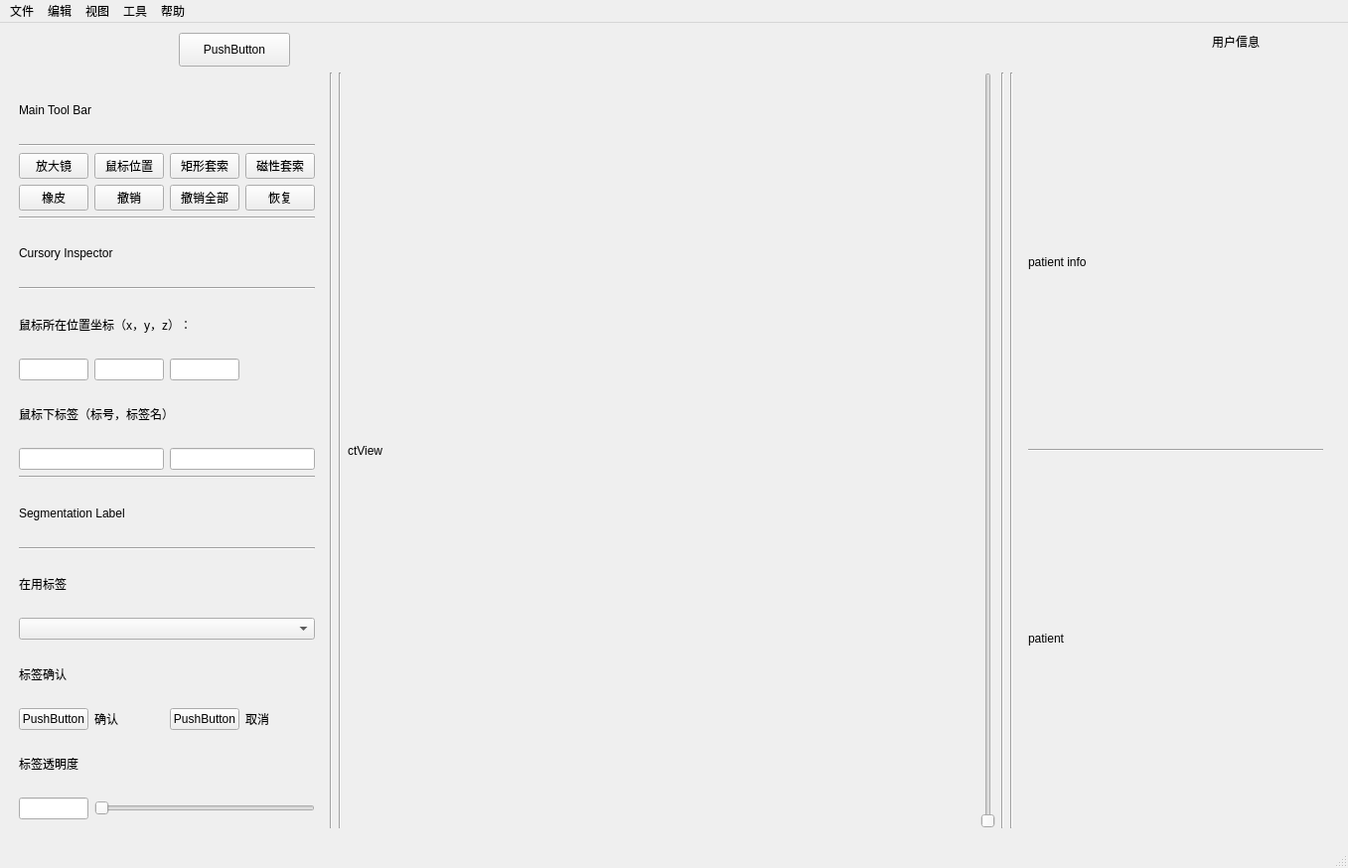
<?xml version="1.0" encoding="UTF-8"?>
<ui version="4.0">
 <class>MainWindow</class>
 <widget class="QMainWindow" name="MainWindow">
  <property name="geometry">
   <rect>
    <x>0</x>
    <y>0</y>
    <width>1357</width>
    <height>874</height>
   </rect>
  </property>
  <property name="sizePolicy">
   <sizepolicy hsizetype="Preferred" vsizetype="Preferred">
    <horstretch>0</horstretch>
    <verstretch>0</verstretch>
   </sizepolicy>
  </property>
  <property name="windowTitle">
   <string>MainWindow</string>
  </property>
  <widget class="QWidget" name="centralwidget">
   <widget class="QLabel" name="label_2">
    <property name="geometry">
     <rect>
      <x>1220</x>
      <y>10</y>
      <width>81</width>
      <height>18</height>
     </rect>
    </property>
    <property name="text">
     <string>用户信息</string>
    </property>
   </widget>
   <widget class="QPushButton" name="pushButton_11">
    <property name="geometry">
     <rect>
      <x>180</x>
      <y>10</y>
      <width>112</width>
      <height>34</height>
     </rect>
    </property>
    <property name="text">
     <string>PushButton</string>
    </property>
   </widget>
   <widget class="QWidget" name="layoutWidget">
    <property name="geometry">
     <rect>
      <x>10</x>
      <y>50</y>
      <width>1331</width>
      <height>761</height>
     </rect>
    </property>
    <layout class="QGridLayout" name="gridLayout_2">
     <item row="0" column="7">
      <widget class="QWidget" name="Path" native="true">
       <property name="sizePolicy">
        <sizepolicy hsizetype="Expanding" vsizetype="Expanding">
         <horstretch>20</horstretch>
         <verstretch>0</verstretch>
        </sizepolicy>
       </property>
       <layout class="QVBoxLayout" name="verticalLayout">
        <item>
         <widget class="QLabel" name="patient_info">
          <property name="sizePolicy">
           <sizepolicy hsizetype="Expanding" vsizetype="Expanding">
            <horstretch>30</horstretch>
            <verstretch>0</verstretch>
           </sizepolicy>
          </property>
          <property name="text">
           <string>patient info</string>
          </property>
         </widget>
        </item>
        <item>
         <widget class="Line" name="line_9">
          <property name="orientation">
           <enum>Qt::Horizontal</enum>
          </property>
         </widget>
        </item>
        <item>
         <widget class="QLabel" name="ct_detail">
          <property name="sizePolicy">
           <sizepolicy hsizetype="Expanding" vsizetype="Expanding">
            <horstretch>0</horstretch>
            <verstretch>0</verstretch>
           </sizepolicy>
          </property>
          <property name="text">
           <string>patient</string>
          </property>
         </widget>
        </item>
       </layout>
      </widget>
     </item>
     <item row="0" column="0">
      <widget class="QWidget" name="gridWidget" native="true">
       <property name="sizePolicy">
        <sizepolicy hsizetype="Ignored" vsizetype="Expanding">
         <horstretch>20</horstretch>
         <verstretch>0</verstretch>
        </sizepolicy>
       </property>
       <layout class="QGridLayout" name="gridLayout">
        <property name="sizeConstraint">
         <enum>QLayout::SetDefaultConstraint</enum>
        </property>
        <item row="21" column="0" colspan="3">
         <widget class="QLabel" name="label_8">
          <property name="text">
           <string>标签透明度</string>
          </property>
         </widget>
        </item>
        <item row="15" column="0" colspan="4">
         <widget class="QLabel" name="label_7">
          <property name="text">
           <string>在用标签</string>
          </property>
         </widget>
        </item>
        <item row="10" column="0" colspan="4">
         <widget class="QLabel" name="label_5">
          <property name="text">
           <string>鼠标下标签（标号，标签名）</string>
          </property>
         </widget>
        </item>
        <item row="20" column="3">
         <widget class="QLabel" name="label_11">
          <property name="text">
           <string>取消</string>
          </property>
         </widget>
        </item>
        <item row="19" column="0" colspan="4">
         <widget class="QLabel" name="label_9">
          <property name="text">
           <string>标签确认</string>
          </property>
         </widget>
        </item>
        <item row="12" column="0" colspan="4">
         <widget class="Line" name="line_5">
          <property name="orientation">
           <enum>Qt::Horizontal</enum>
          </property>
         </widget>
        </item>
        <item row="20" column="0">
         <widget class="QPushButton" name="btn_ok">
          <property name="text">
           <string>PushButton</string>
          </property>
         </widget>
        </item>
        <item row="20" column="1">
         <widget class="QLabel" name="label_10">
          <property name="text">
           <string>确认</string>
          </property>
         </widget>
        </item>
        <item row="11" column="2" colspan="2">
         <widget class="QLineEdit" name="cursor_label_name"/>
        </item>
        <item row="20" column="2">
         <widget class="QPushButton" name="btn_cancel">
          <property name="text">
           <string>PushButton</string>
          </property>
         </widget>
        </item>
        <item row="22" column="0">
         <widget class="QLineEdit" name="opacity"/>
        </item>
        <item row="14" column="0" colspan="4">
         <widget class="Line" name="line_2">
          <property name="orientation">
           <enum>Qt::Horizontal</enum>
          </property>
         </widget>
        </item>
        <item row="16" column="0" colspan="4">
         <widget class="QComboBox" name="comboBox"/>
        </item>
        <item row="3" column="1">
         <widget class="QPushButton" name="cursor_loc">
          <property name="sizePolicy">
           <sizepolicy hsizetype="Expanding" vsizetype="Fixed">
            <horstretch>1</horstretch>
            <verstretch>1</verstretch>
           </sizepolicy>
          </property>
          <property name="text">
           <string>鼠标位置</string>
          </property>
         </widget>
        </item>
        <item row="3" column="2">
         <widget class="QPushButton" name="rectangle">
          <property name="sizePolicy">
           <sizepolicy hsizetype="Expanding" vsizetype="Fixed">
            <horstretch>1</horstretch>
            <verstretch>1</verstretch>
           </sizepolicy>
          </property>
          <property name="text">
           <string>矩形套索</string>
          </property>
         </widget>
        </item>
        <item row="4" column="0">
         <widget class="QPushButton" name="eraser">
          <property name="sizePolicy">
           <sizepolicy hsizetype="MinimumExpanding" vsizetype="Fixed">
            <horstretch>1</horstretch>
            <verstretch>1</verstretch>
           </sizepolicy>
          </property>
          <property name="text">
           <string>橡皮</string>
          </property>
         </widget>
        </item>
        <item row="4" column="1">
         <widget class="QPushButton" name="undo">
          <property name="sizePolicy">
           <sizepolicy hsizetype="Expanding" vsizetype="Fixed">
            <horstretch>1</horstretch>
            <verstretch>1</verstretch>
           </sizepolicy>
          </property>
          <property name="text">
           <string>撤销</string>
          </property>
         </widget>
        </item>
        <item row="7" column="0" colspan="4">
         <widget class="Line" name="line">
          <property name="orientation">
           <enum>Qt::Horizontal</enum>
          </property>
         </widget>
        </item>
        <item row="3" column="3">
         <widget class="QPushButton" name="pen">
          <property name="sizePolicy">
           <sizepolicy hsizetype="Expanding" vsizetype="Fixed">
            <horstretch>1</horstretch>
            <verstretch>1</verstretch>
           </sizepolicy>
          </property>
          <property name="text">
           <string>磁性套索</string>
          </property>
         </widget>
        </item>
        <item row="9" column="0">
         <widget class="QLineEdit" name="cursor_x"/>
        </item>
        <item row="9" column="2">
         <widget class="QLineEdit" name="cursor_z"/>
        </item>
        <item row="4" column="3">
         <widget class="QPushButton" name="redo">
          <property name="sizePolicy">
           <sizepolicy hsizetype="Expanding" vsizetype="Fixed">
            <horstretch>1</horstretch>
            <verstretch>1</verstretch>
           </sizepolicy>
          </property>
          <property name="text">
           <string>恢复</string>
          </property>
         </widget>
        </item>
        <item row="8" column="0" colspan="4">
         <widget class="QLabel" name="label_4">
          <property name="text">
           <string>鼠标所在位置坐标（x，y，z）：</string>
          </property>
         </widget>
        </item>
        <item row="9" column="1">
         <widget class="QLineEdit" name="cursor_y"/>
        </item>
        <item row="13" column="0" colspan="4">
         <widget class="QLabel" name="label_6">
          <property name="text">
           <string>Segmentation Label</string>
          </property>
         </widget>
        </item>
        <item row="22" column="1" colspan="3">
         <widget class="QSlider" name="opacity_slider">
          <property name="orientation">
           <enum>Qt::Horizontal</enum>
          </property>
         </widget>
        </item>
        <item row="2" column="0" colspan="4">
         <widget class="Line" name="line_6">
          <property name="orientation">
           <enum>Qt::Horizontal</enum>
          </property>
         </widget>
        </item>
        <item row="5" column="0" colspan="4">
         <widget class="Line" name="line_3">
          <property name="orientation">
           <enum>Qt::Horizontal</enum>
          </property>
         </widget>
        </item>
        <item row="3" column="0">
         <widget class="QPushButton" name="magnifier">
          <property name="sizePolicy">
           <sizepolicy hsizetype="Expanding" vsizetype="Fixed">
            <horstretch>1</horstretch>
            <verstretch>1</verstretch>
           </sizepolicy>
          </property>
          <property name="text">
           <string>放大镜</string>
          </property>
         </widget>
        </item>
        <item row="6" column="0" colspan="4">
         <widget class="QLabel" name="label">
          <property name="text">
           <string>Cursory Inspector</string>
          </property>
         </widget>
        </item>
        <item row="4" column="2">
         <widget class="QPushButton" name="undo_all">
          <property name="sizePolicy">
           <sizepolicy hsizetype="Expanding" vsizetype="Fixed">
            <horstretch>1</horstretch>
            <verstretch>1</verstretch>
           </sizepolicy>
          </property>
          <property name="text">
           <string>撤销全部</string>
          </property>
         </widget>
        </item>
        <item row="11" column="0" colspan="2">
         <widget class="QLineEdit" name="cursor_label"/>
        </item>
        <item row="1" column="0" colspan="4">
         <widget class="QLabel" name="label_3">
          <property name="sizePolicy">
           <sizepolicy hsizetype="Preferred" vsizetype="Preferred">
            <horstretch>0</horstretch>
            <verstretch>0</verstretch>
           </sizepolicy>
          </property>
          <property name="text">
           <string>Main Tool Bar</string>
          </property>
         </widget>
        </item>
       </layout>
      </widget>
     </item>
     <item row="0" column="2">
      <widget class="Line" name="line_7">
       <property name="orientation">
        <enum>Qt::Vertical</enum>
       </property>
      </widget>
     </item>
     <item row="0" column="1">
      <widget class="Line" name="line_4">
       <property name="orientation">
        <enum>Qt::Vertical</enum>
       </property>
      </widget>
     </item>
     <item row="0" column="5">
      <widget class="Line" name="line_10">
       <property name="orientation">
        <enum>Qt::Vertical</enum>
       </property>
      </widget>
     </item>
     <item row="0" column="3">
      <widget class="ctView" name="ct_view">
       <property name="sizePolicy">
        <sizepolicy hsizetype="Expanding" vsizetype="Expanding">
         <horstretch>40</horstretch>
         <verstretch>0</verstretch>
        </sizepolicy>
       </property>
       <property name="text">
        <string>ctView</string>
       </property>
      </widget>
     </item>
     <item row="0" column="6">
      <widget class="Line" name="line_8">
       <property name="orientation">
        <enum>Qt::Vertical</enum>
       </property>
      </widget>
     </item>
     <item row="0" column="4">
      <widget class="QSlider" name="verticalSlider">
       <property name="orientation">
        <enum>Qt::Vertical</enum>
       </property>
      </widget>
     </item>
    </layout>
   </widget>
  </widget>
  <widget class="QMenuBar" name="menubar">
   <property name="geometry">
    <rect>
     <x>0</x>
     <y>0</y>
     <width>1357</width>
     <height>30</height>
    </rect>
   </property>
   <widget class="QMenu" name="menuFile">
    <property name="title">
     <string>文件</string>
    </property>
    <addaction name="new_file"/>
    <addaction name="open_file"/>
    <addaction name="separator"/>
    <addaction name="save"/>
    <addaction name="save_as"/>
    <addaction name="upload"/>
   </widget>
   <widget class="QMenu" name="menuEdit">
    <property name="title">
     <string>编辑</string>
    </property>
    <addaction name="redo_m"/>
    <addaction name="redo_all_m"/>
    <addaction name="undo_2"/>
   </widget>
   <widget class="QMenu" name="menu">
    <property name="title">
     <string>视图</string>
    </property>
    <addaction name="show_hide"/>
    <addaction name="separator"/>
    <addaction name="toolbar"/>
    <addaction name="p"/>
   </widget>
   <widget class="QMenu" name="menu_2">
    <property name="title">
     <string>工具</string>
    </property>
   </widget>
   <widget class="QMenu" name="menu_3">
    <property name="title">
     <string>帮助</string>
    </property>
   </widget>
   <addaction name="menuFile"/>
   <addaction name="menuEdit"/>
   <addaction name="menu"/>
   <addaction name="menu_2"/>
   <addaction name="menu_3"/>
  </widget>
  <widget class="QStatusBar" name="statusbar"/>
  <action name="new_file">
   <property name="text">
    <string>新建</string>
   </property>
  </action>
  <action name="open_file">
   <property name="text">
    <string>打开</string>
   </property>
  </action>
  <action name="save">
   <property name="text">
    <string>保存</string>
   </property>
  </action>
  <action name="save_as">
   <property name="text">
    <string>另存为</string>
   </property>
  </action>
  <action name="redo_m">
   <property name="text">
    <string>撤销</string>
   </property>
  </action>
  <action name="redo_all_m">
   <property name="text">
    <string>撤销全部</string>
   </property>
  </action>
  <action name="undo_2">
   <property name="text">
    <string>恢复</string>
   </property>
  </action>
  <action name="show_hide">
   <property name="text">
    <string>显示/隐藏视图</string>
   </property>
  </action>
  <action name="toolbar">
   <property name="text">
    <string>显示/隐藏工具栏</string>
   </property>
  </action>
  <action name="p">
   <property name="text">
    <string>显示/隐藏病理信息</string>
   </property>
  </action>
  <action name="upload">
   <property name="text">
    <string>上传</string>
   </property>
  </action>
 </widget>
 <customwidgets>
  <customwidget>
   <class>ctView</class>
   <extends>QLabel</extends>
   <header location="global">ctview.h</header>
  </customwidget>
 </customwidgets>
 <resources/>
 <connections>
  <connection>
   <sender>pushButton_11</sender>
   <signal>clicked()</signal>
   <receiver>MainWindow</receiver>
   <slot>close()</slot>
   <hints>
    <hint type="sourcelabel">
     <x>250</x>
     <y>51</y>
    </hint>
    <hint type="destinationlabel">
     <x>412</x>
     <y>42</y>
    </hint>
   </hints>
  </connection>
 </connections>
</ui>
